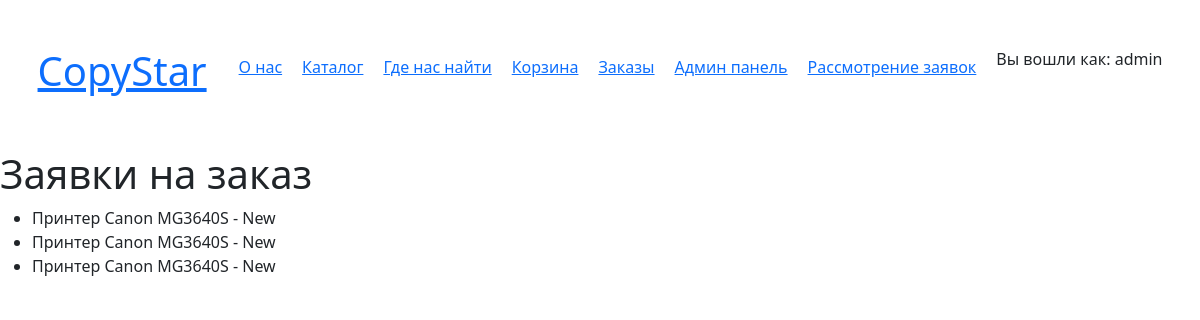
Before: /order/ (signed in) with the older database file.
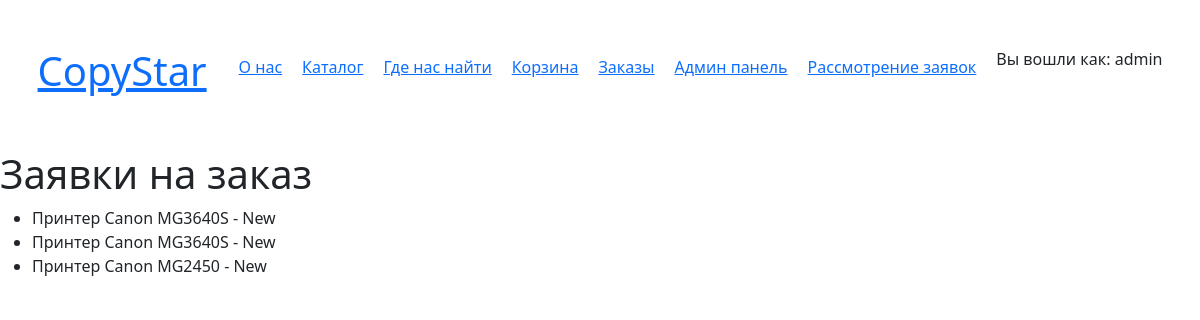
After: the same page with the newer database file.
### main/models.py (models this page shows, shortened)
class Order(models.Model):
    STATUS_CHOICES = (
        ('New', 'Новый(В обработке)'),
        ('Confirmed', 'Подтвержденный'),
        ('Closed', 'Закрытый')
    )
    user = models.ForeignKey(User, on_delete=models.CASCADE, verbose_name='Чей заказ')
    product = models.ForeignKey(Product, on_delete=models.CASCADE)
    status = models.CharField(max_length=20, choices=STATUS_CHOICES, default='New', verbose_name='Статус заказа')
    created_at = models.DateTimeField(auto_now_add=True, verbose_name='Дата создания заказа')
    user_message = models.TextField(blank=True, null=True, verbose_name='Сообщение для пользователя')
    class Meta:
        verbose_name = 'Заказ'
        verbose_name_plural = 'Заказы'

class Product(models.Model):
    photo = models.ImageField(upload_to="product_photos")
    name = models.CharField(max_length=150, verbose_name='Имя товара')
    description = models.TextField(verbose_name='Описание товара')
    production_year = models.DateField(verbose_name='Дата производства')
    price = models.DecimalField(max_digits=10, decimal_places=2, verbose_name='Стоимость')
    quantity = models.IntegerField(verbose_name='Количество шт.')
    category = models.ForeignKey(Category, on_delete=models.CASCADE, verbose_name='Категория товара')
    class Meta:
        verbose_name = 'Товар'
        verbose_name_plural = 'Товары'

### main/views.py (the view)
# urls.py: path('order/', order, name='order'),
@login_required
def order(request):
    order_items = Order.objects.filter(user=request.user)
    return render(request, 'main/order/order_menu.html', {'order_items': order_items})

### main/templates/main/order/order_menu.html (shortened to what this page needs)
{% extends 'main/base.html' %}
{% block content %}
    <h1>Заявки на заказ</h1>
    <ul>
        {% for order_item in order_items %}
            <li>{{ order_item.product.name }} - {{ order_item.status }}</li>
        {% endfor %}
    </ul>
{% endblock %}

### main/templates/main/base.html (shortened to what this page needs)
{% load static %}
<!DOCTYPE html>
<html lang="ru">
<head>
    <link rel="stylesheet" href="{% static 'main/css/base.css' %}">
    <link rel="stylesheet" href="https://cdn.jsdelivr.net/npm/bootstrap@5.3.2/dist/css/bootstrap.min.css">
</head>
<body>
<div class="header">
    <a href="{% url 'home' %}"><h1>CopyStar</h1></a>
    <ul class="base_ul">
        <li class="base_li"><a href="{% url 'about' %}">О нас</a></li>
        <li><a href="{% url 'catalog' %}">Каталог</a></li>
        <li><a href="{% url 'wherefind' %}">Где нас найти</a></li>
        <li><a href="{% url 'cart' %}">Корзина</a></li>
        <li><a href="{% url 'order' %}">Заказы</a></li>
        {% if user.is_superuser %}
            <li><a href="{% url 'admin:index' %}">Админ панель</a></li>
            <li><a href="{% url 'order_detail' %}">Рассмотрение заявок</a></li>
        {% endif %}
        <li><p>Вы вошли как: {{ user.username }}</p></li>
    </ul>
</div>
{% block content %}
{% endblock %}
</body>
</html>

### main/static/main/css/base.css (style rules this page uses)
* { margin: 0; padding: 0; box-sizing: border-box; }
.header { width: 100%; height: 150px; display: flex; flex-direction: row; align-items: center; justify-content: center; }
.base_ul { display: flex; flex-direction: row; align-items: center; gap: 20px; list-style: none; }
.base_li { display: flex; align-items: center; }

Changed rows visible on the page:
removed Order: product.name "Принтер Canon MG3640S", status "New"
added Order: product.name "Принтер Canon MG2450", status "New"
